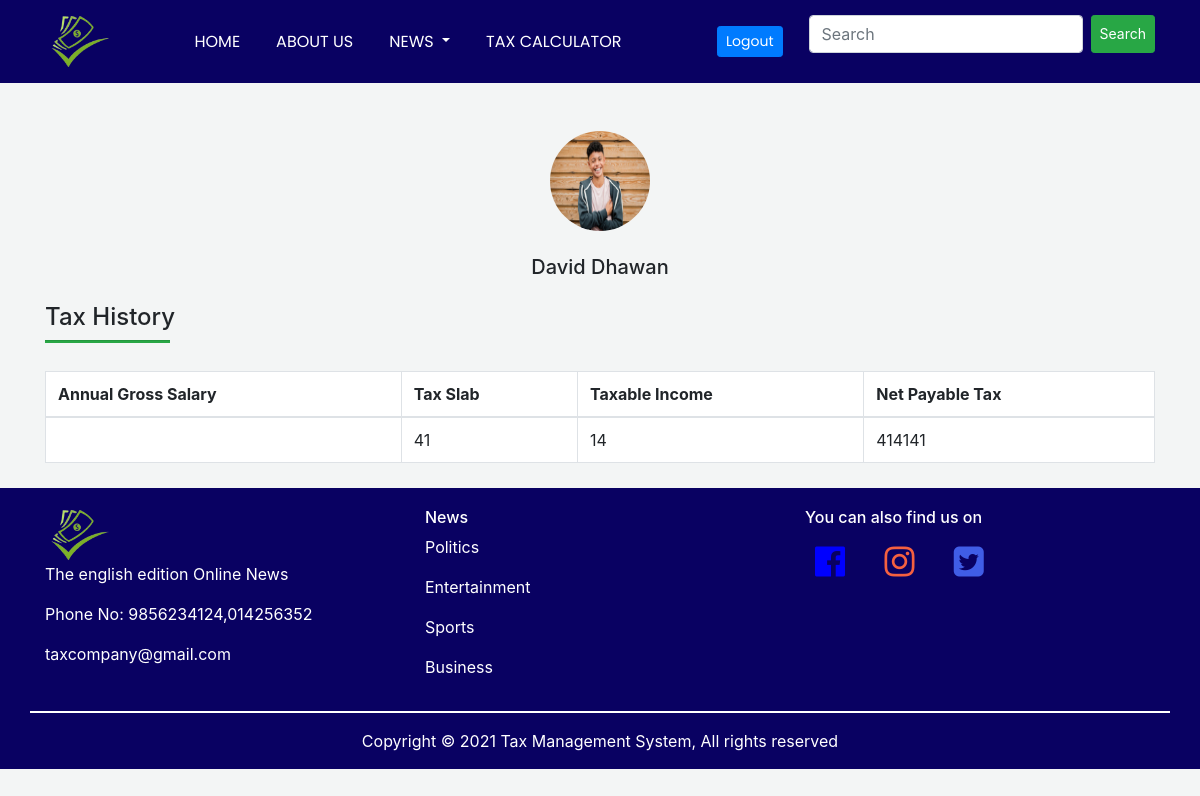
The page /history/ on the database its author committed.
### loginapp/models.py (models this page shows)
class History(models.Model):
    taxable_income = models.IntegerField(null=True)
    annual_gross_salary = models.IntegerField(null=True)
    tax_slab_percentages = models.CharField(null=True, max_length=5)
    net_payable_tax = models.IntegerField(null=True)

### loginapp/views.py (the view)
# urls.py: path('history/', views.Tax_History, name="Tax_History")
def Tax_History(request):
    all_members = History.objects.all
    return render(request, 'loginapp/Html file/TaxHistory.html', {'all': all_members})

### loginapp/templates/loginapp/Html file/TaxHistory.html (shortened to what this page needs)
{% load static %}
<html>
    <head>
        <link
        rel="stylesheet"
        type="text/css"
        href="{% static 'css/taxHistory.css' %}"
      />
      <link
        rel="stylesheet"
        href="https://maxcdn.bootstrapcdn.com/bootstrap/4.5.2/css/bootstrap.min.css"
      />
      <link rel="stylesheet" href="https://cdnjs.cloudflare.com/ajax/libs/font-awesome/4.7.0/css/font-awesome.min.css">
    </head>
    <body style="background-color: rgb(219, 226, 226,0.33);">
         <div class="header">
            <nav class="navbar navbar-expand-md navbar-dark navigation">
              <div class="container">
                <a
                  href="{% url 'home' %}"
                  class="navbar-brand text-warning font-weight-bold"
                >
                  <img class="navbar-logo" src="{% static 'Images/logo1.png' %}" />
                </a>
                <div class="collapse navbar-collapse text-center" id="collapsenavbar">
                  <ul class="navbar-nav ml-auto mr-auto">
                    <li class="nav-item">
                      <a href="{% url 'home' %}" class="nav-link text-white">HOME</a>
                    </li>
                    <li class="nav-item">
                      <a href="{% url 'about' %}" class="nav-link text-white">ABOUT US</a>
                    </li>
                    <li class="nav-item dropdown">
                      <a
                        class="nav-link dropdown-toggle"
                        href="#"
                        id="navbarDropdown"
                        role="button"
                        data-toggle="dropdown"
                        style="color: white"
                      >
                        NEWS
                      </a>
                    </li>
                    <li class="nav-item">
                      <a href="{% url 'Tax_calculator' %}" class="nav-link text-white"
                        >TAX CALCULATOR</a
                      >
                    </li>
                  </ul>
                  <a href="{% url 'logout' %}" class="nav-link text-white">
                    <button type="button" class="btn btn-primary btn-sm">
                      Logout
                    </button>
                  </a>
                  <div class="search">
                    <form class="d-flex" action="{% url 'search' %}">
                      <input
                        class="form-control"
                        type="search"
                        name="search"
                        placeholder="Search"
                        aria-label="Search"
                      />
                      <button class="btn btn-success btn-sm ml-2" type="submit">
                        Search
                      </button>
                    </form>
                  </div>
                </div>
              </div>
            </nav>
          </div>
        <div class="container">
            <img src="{% static 'images/teenage-boy.jpg' %}" class="photo mt-5">
            <h5 class="text-center mt-4">David Dhawan</h5>
            <div>
                <h4 class="mt-4">Tax History</h4>
                <hr class="bg-success mb-1 mt-0 d-inline-block" style="width: 125px; height: 2px;">
            <form method="POST" enctype="multipart/form-data">
                <table class="table table-bordered table-hover mt-4" style="background-color: white;">
                    <thead>
                      <tr>
                        <th>Annual Gross Salary</th>
                        <th>Tax Slab</th>
                        <th>Taxable Income</th>
                        <th>Net Payable Tax</th>
                      </tr>
                    </thead>
                    <tbody>
                      <tr>
                        {% for items in all %}
                        <td> {{taxable_income.as_p}}</td>
                        <td>{{ items.annual_gross_salary}}</td>
                        <td>{{ items.tax_slab_percentages }}</td>
                        <td>{{ items.net_payable_tax }}</td>
                      </tr>
                        {% endfor %}
                    </tbody>
                  </table>
            </div>
        </div>
        <div class="footer" style="margin-top: 25px; background-color: #090162; color: white;">
            <div class="container">
                <div class="row">
                    <div class="col-lg-4 footer-content">
                    <img src="{% static 'Images/logo1.png' %}" class="navbar-logo" />
                    <p>The english edition Online News</p>
                    <p>Phone No: 9856234124,014256352</p>
                    <p>taxcompany@gmail.com</p>
                    </div>
                    <div class="col-lg-4 footer-content">
                    <h6>News</h6>
                    <a href="{% url 'politics' %}" style="color: white; text-decoration: none;"><p>Politics</p></a>
                    <a href="{% url 'entertainment' %}" style="color: white; text-decoration: none;"><p>Entertainment</p></a>
                    <a href="{% url 'sports' %}" style="color: white; text-decoration: none;"><p>Sports</p></a>
                    <a href="{% url 'business' %}" style="color: white; text-decoration: none;"><p>Business</p></a>
                    </div>
                    <div class="col-lg-4 footer-content">
                    <h6>You can also find us on</h6>
                    <div style="font-size: 35px; margin-left: 10px">
                        <a href = "https://www.facebook.com/News24nepal.tv" target="_blank">
                            <i class="fa fa-facebook-official" style="color: blue;"></i>
                          </a>
                          <a href="https://www.instagram.com/ekantipur_news/" target="_blank">
                          <i class="fa fa-instagram" style="color:#F56040;;"></i>
                          </a>
                          <a href="twitter.com/rsnpj">
                          <i class="fa fa-twitter-square"  style="color: #405DE6;" target="_blank"></i></a>
                    </div>
                    </div>
                    <hr class="mb-3" style="background-color: white; border: 1px solid white; width: 100%; margin-left: 0; margin-right: 0;">
                    <div style="background-color: #090162; color: white; width: 100%">
                    <p style="text-align: center">
                        Copyright &copy; 2021 Tax Management System, All rights reserved
                    </p>
                    </div>
                </div>
            </div>
        </div>
    </body>
</html>

### loginapp/static/css/taxHistory.css (style rules this page uses)
.navigation { background-color: #090162; }
.navbar-logo { margin-left: 4px; cursor: pointer; width: 60px; margin-top: 0rem; }
.nav-link { font-family: Poppins; margin: 10px; font-size: 16px; }
.photo { width: 100px; height: 100px; border-radius: 50%; display: block; margin-left: auto; margin-right: auto; }
.footer { background-color: #090162; color: white; }
.footer-content { margin-top: 20px; }

### rows shown on the page
History: annual_gross_salary "41", tax_slab_percentages "14", net_payable_tax "414141"
